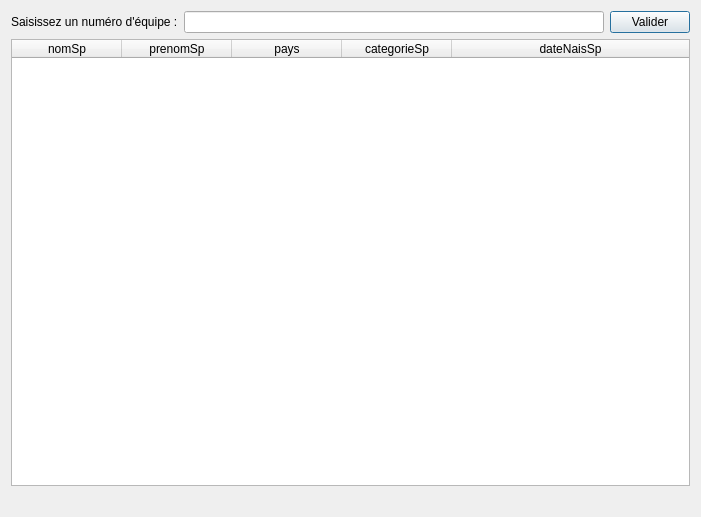
<?xml version="1.0" encoding="UTF-8"?>
<ui version="4.0">
 <class>fct_comp_1</class>
 <widget class="QDialog" name="fct_comp_1">
  <property name="geometry">
   <rect>
    <x>0</x>
    <y>0</y>
    <width>701</width>
    <height>517</height>
   </rect>
  </property>
  <property name="windowTitle">
   <string>Nom, Prénom, pays, catégorie des sportifs d'une équipe</string>
  </property>
  <property name="windowIcon">
   <iconset>
    <normaloff>342px-Olympic_rings_without_rims.svg.png</normaloff>342px-Olympic_rings_without_rims.svg.png</iconset>
  </property>
  <layout class="QGridLayout" name="gridLayout">
   <item row="0" column="0">
    <layout class="QHBoxLayout" name="horizontalLayout">
     <property name="sizeConstraint">
      <enum>QLayout::SetDefaultConstraint</enum>
     </property>
     <item>
      <widget class="QLabel" name="label">
       <property name="text">
        <string>Saisissez un numéro d'équipe :</string>
       </property>
      </widget>
     </item>
     <item>
      <widget class="QLineEdit" name="lineEdit"/>
     </item>
     <item>
      <widget class="QPushButton" name="pushButton">
       <property name="text">
        <string>Valider</string>
       </property>
      </widget>
     </item>
    </layout>
   </item>
   <item row="1" column="0">
    <layout class="QHBoxLayout" name="horizontalLayout_2"/>
   </item>
   <item row="2" column="0">
    <widget class="QTableWidget" name="table_fct_comp_1">
     <attribute name="horizontalHeaderDefaultSectionSize">
      <number>110</number>
     </attribute>
     <attribute name="horizontalHeaderMinimumSectionSize">
      <number>50</number>
     </attribute>
     <attribute name="horizontalHeaderStretchLastSection">
      <bool>true</bool>
     </attribute>
     <attribute name="verticalHeaderVisible">
      <bool>false</bool>
     </attribute>
     <column>
      <property name="text">
       <string>nomSp</string>
      </property>
     </column>
     <column>
      <property name="text">
       <string>prenomSp</string>
      </property>
     </column>
     <column>
      <property name="text">
       <string>pays</string>
      </property>
     </column>
     <column>
      <property name="text">
       <string>categorieSp</string>
      </property>
     </column>
     <column>
      <property name="text">
       <string>dateNaisSp</string>
      </property>
     </column>
    </widget>
   </item>
   <item row="3" column="0">
    <widget class="QLabel" name="label_fct_comp_1">
     <property name="text">
      <string/>
     </property>
     <property name="alignment">
      <set>Qt::AlignCenter</set>
     </property>
    </widget>
   </item>
  </layout>
 </widget>
 <resources/>
 <connections>
  <connection>
   <sender>pushButton</sender>
   <signal>clicked()</signal>
   <receiver>fct_comp_1</receiver>
   <slot>refreshResult()</slot>
   <hints>
    <hint type="sourcelabel">
     <x>437</x>
     <y>21</y>
    </hint>
    <hint type="destinationlabel">
     <x>91</x>
     <y>1</y>
    </hint>
   </hints>
  </connection>
 </connections>
 <slots>
  <slot>refreshResult()</slot>
 </slots>
</ui>
